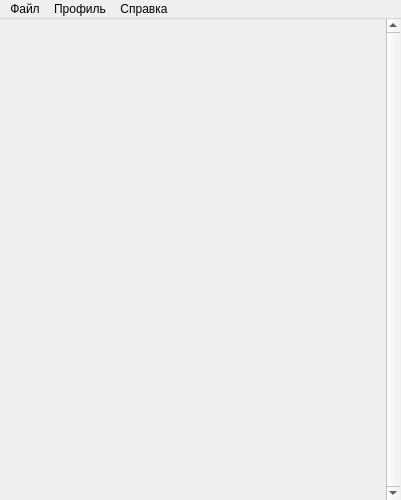
<?xml version="1.0" encoding="UTF-8"?>
<ui version="4.0">
 <class>MainWindow</class>
 <widget class="QMainWindow" name="MainWindow">
  <property name="geometry">
   <rect>
    <x>0</x>
    <y>0</y>
    <width>401</width>
    <height>500</height>
   </rect>
  </property>
  <property name="minimumSize">
   <size>
    <width>401</width>
    <height>500</height>
   </size>
  </property>
  <property name="maximumSize">
   <size>
    <width>401</width>
    <height>500</height>
   </size>
  </property>
  <property name="windowTitle">
   <string>Kanji tutor</string>
  </property>
  <widget class="QWidget" name="centralWidget">
   <widget class="QStackedWidget" name="pageSelector">
    <property name="geometry">
     <rect>
      <x>0</x>
      <y>0</y>
      <width>401</width>
      <height>481</height>
     </rect>
    </property>
    <widget class="QWidget" name="startPageWidget">
     <widget class="QScrollArea" name="startPageScrollArea">
      <property name="geometry">
       <rect>
        <x>9</x>
        <y>0</y>
        <width>391</width>
        <height>481</height>
       </rect>
      </property>
      <property name="frameShape">
       <enum>QFrame::NoFrame</enum>
      </property>
      <property name="verticalScrollBarPolicy">
       <enum>Qt::ScrollBarAlwaysOn</enum>
      </property>
      <property name="horizontalScrollBarPolicy">
       <enum>Qt::ScrollBarAlwaysOff</enum>
      </property>
      <property name="widgetResizable">
       <bool>true</bool>
      </property>
      <property name="alignment">
       <set>Qt::AlignLeading|Qt::AlignLeft|Qt::AlignVCenter</set>
      </property>
      <widget class="QWidget" name="startPageScrollWidget">
       <property name="geometry">
        <rect>
         <x>0</x>
         <y>0</y>
         <width>374</width>
         <height>481</height>
        </rect>
       </property>
      </widget>
     </widget>
    </widget>
    <widget class="QWidget" name="categoryPageWidget">
     <widget class="QPushButton" name="categoryPageBackButton">
      <property name="geometry">
       <rect>
        <x>320</x>
        <y>10</y>
        <width>71</width>
        <height>21</height>
       </rect>
      </property>
      <property name="text">
       <string>Назад</string>
      </property>
     </widget>
     <widget class="QLabel" name="categoryPageNameLabel">
      <property name="geometry">
       <rect>
        <x>10</x>
        <y>10</y>
        <width>291</width>
        <height>21</height>
       </rect>
      </property>
      <property name="font">
       <font>
        <pointsize>12</pointsize>
       </font>
      </property>
      <property name="text">
       <string>Название категории</string>
      </property>
     </widget>
     <widget class="QWidget" name="gridLayoutWidget">
      <property name="geometry">
       <rect>
        <x>10</x>
        <y>40</y>
        <width>381</width>
        <height>25</height>
       </rect>
      </property>
      <layout class="QGridLayout" name="categoryPageGridLayout">
       <item row="0" column="0">
        <widget class="QPushButton" name="categoryPageKanjiButton">
         <property name="text">
          <string>Список всех иероглифов</string>
         </property>
        </widget>
       </item>
       <item row="0" column="1">
        <widget class="QPushButton" name="categoryPageTestsButton">
         <property name="text">
          <string>Тесты для проверки</string>
         </property>
        </widget>
       </item>
      </layout>
     </widget>
     <widget class="Line" name="categoryPageLine">
      <property name="geometry">
       <rect>
        <x>10</x>
        <y>60</y>
        <width>381</width>
        <height>16</height>
       </rect>
      </property>
      <property name="orientation">
       <enum>Qt::Horizontal</enum>
      </property>
     </widget>
     <widget class="QListWidget" name="categoryPageLessonsList">
      <property name="geometry">
       <rect>
        <x>10</x>
        <y>76</y>
        <width>381</width>
        <height>395</height>
       </rect>
      </property>
     </widget>
    </widget>
    <widget class="QWidget" name="lessonPageWidget">
     <widget class="QPushButton" name="lessonPageBackButton">
      <property name="geometry">
       <rect>
        <x>320</x>
        <y>10</y>
        <width>71</width>
        <height>21</height>
       </rect>
      </property>
      <property name="text">
       <string>Назад</string>
      </property>
     </widget>
     <widget class="QLabel" name="lessonPageNameLabel">
      <property name="geometry">
       <rect>
        <x>10</x>
        <y>10</y>
        <width>291</width>
        <height>21</height>
       </rect>
      </property>
      <property name="font">
       <font>
        <pointsize>12</pointsize>
       </font>
      </property>
      <property name="text">
       <string>Название категории</string>
      </property>
     </widget>
     <widget class="QTabWidget" name="lessonPageTabWidget">
      <property name="geometry">
       <rect>
        <x>-4</x>
        <y>40</y>
        <width>411</width>
        <height>441</height>
       </rect>
      </property>
      <property name="tabShape">
       <enum>QTabWidget::Rounded</enum>
      </property>
      <property name="currentIndex">
       <number>1</number>
      </property>
      <property name="elideMode">
       <enum>Qt::ElideLeft</enum>
      </property>
      <property name="documentMode">
       <bool>false</bool>
      </property>
      <property name="tabsClosable">
       <bool>false</bool>
      </property>
      <property name="movable">
       <bool>false</bool>
      </property>
      <widget class="QWidget" name="lessonPageKanjiTab">
       <attribute name="title">
        <string>Список</string>
       </attribute>
       <widget class="QListWidget" name="lessonPageKanjiList">
        <property name="geometry">
         <rect>
          <x>11</x>
          <y>7</y>
          <width>382</width>
          <height>401</height>
         </rect>
        </property>
       </widget>
      </widget>
      <widget class="QWidget" name="lessonPageTestsTab">
       <attribute name="title">
        <string>Упражнения</string>
       </attribute>
       <widget class="QWidget" name="verticalLayoutWidget">
        <property name="geometry">
         <rect>
          <x>10</x>
          <y>9</y>
          <width>381</width>
          <height>401</height>
         </rect>
        </property>
        <layout class="QVBoxLayout" name="lessonPageExercisesList">
         <property name="sizeConstraint">
          <enum>QLayout::SetMinimumSize</enum>
         </property>
        </layout>
       </widget>
      </widget>
      <widget class="QWidget" name="lessonPageRevisionTab">
       <attribute name="title">
        <string>Повторение</string>
       </attribute>
      </widget>
     </widget>
     <zorder>lessonPageBackButton</zorder>
     <zorder>lessonPageNameLabel</zorder>
     <zorder>lessonPageTabWidget</zorder>
     <zorder>gridLayoutWidget_2</zorder>
    </widget>
    <widget class="QWidget" name="categoryKanjiPage">
     <widget class="QPushButton" name="categoryKanjiPageBackButton">
      <property name="geometry">
       <rect>
        <x>320</x>
        <y>10</y>
        <width>71</width>
        <height>21</height>
       </rect>
      </property>
      <property name="text">
       <string>Назад</string>
      </property>
     </widget>
     <widget class="QLabel" name="categoryKanjiPageNameLabel">
      <property name="geometry">
       <rect>
        <x>10</x>
        <y>10</y>
        <width>291</width>
        <height>21</height>
       </rect>
      </property>
      <property name="font">
       <font>
        <pointsize>12</pointsize>
       </font>
      </property>
      <property name="text">
       <string>Название категории</string>
      </property>
     </widget>
     <widget class="QListWidget" name="categoryKanjiPageKanjiList">
      <property name="geometry">
       <rect>
        <x>10</x>
        <y>70</y>
        <width>382</width>
        <height>401</height>
       </rect>
      </property>
     </widget>
    </widget>
    <widget class="QWidget" name="page">
     <widget class="QWidget" name="verticalLayoutWidget_2">
      <property name="geometry">
       <rect>
        <x>10</x>
        <y>60</y>
        <width>381</width>
        <height>411</height>
       </rect>
      </property>
      <layout class="QVBoxLayout" name="categoryTestsPageExercisesList"/>
     </widget>
     <widget class="QLabel" name="categoryTestsPageNameLabel">
      <property name="geometry">
       <rect>
        <x>10</x>
        <y>10</y>
        <width>291</width>
        <height>21</height>
       </rect>
      </property>
      <property name="font">
       <font>
        <pointsize>12</pointsize>
       </font>
      </property>
      <property name="text">
       <string>Название категории</string>
      </property>
     </widget>
     <widget class="QPushButton" name="categoryTestsPageBackButton">
      <property name="geometry">
       <rect>
        <x>320</x>
        <y>10</y>
        <width>71</width>
        <height>21</height>
       </rect>
      </property>
      <property name="text">
       <string>Назад</string>
      </property>
     </widget>
    </widget>
   </widget>
  </widget>
  <widget class="QMenuBar" name="menuBar">
   <property name="geometry">
    <rect>
     <x>0</x>
     <y>0</y>
     <width>401</width>
     <height>21</height>
    </rect>
   </property>
   <widget class="QMenu" name="menuFile">
    <property name="title">
     <string>Файл</string>
    </property>
    <addaction name="menuItemExit"/>
   </widget>
   <widget class="QMenu" name="menuHelp">
    <property name="title">
     <string>Справка</string>
    </property>
    <addaction name="menuItemAbout"/>
   </widget>
   <widget class="QMenu" name="menu">
    <property name="title">
     <string>Профиль</string>
    </property>
   </widget>
   <addaction name="menuFile"/>
   <addaction name="menu"/>
   <addaction name="menuHelp"/>
  </widget>
  <action name="menuItemExit">
   <property name="text">
    <string>Выход</string>
   </property>
  </action>
  <action name="menuItemAbout">
   <property name="text">
    <string>О программе</string>
   </property>
  </action>
 </widget>
 <layoutdefault spacing="6" margin="11"/>
 <resources/>
 <connections/>
</ui>
